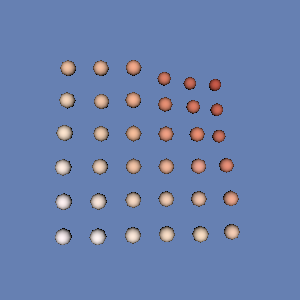

The script that drew this image:
#!/usr/bin/env python

# Read a PLY point cloud and render with sphere glyphs.

import os

import vtkmodules.vtkInteractionStyle  # noqa: F401
import vtkmodules.vtkRenderingFreeType  # noqa: F401
import vtkmodules.vtkRenderingOpenGL2  # noqa: F401

from vtkmodules.vtkFiltersCore import vtkGlyph3D
from vtkmodules.vtkFiltersSources import vtkSphereSource
from vtkmodules.vtkIOPLY import vtkPLYReader
from vtkmodules.vtkRenderingCore import (
    vtkActor,
    vtkPolyDataMapper,
    vtkRenderWindow,
    vtkRenderWindowInteractor,
    vtkRenderer,
)

# Source
data_dir = os.environ.get("VPE_DATA_DIR", os.path.dirname(os.path.abspath(__file__)))

ply_reader = vtkPLYReader()
ply_reader.SetFileName(os.path.join(data_dir, "PointCloud.ply"))
ply_reader.Update()

bounds = ply_reader.GetOutput().GetBounds()
range_x = bounds[1] - bounds[0]
radius = range_x * 0.05

sphere_source = vtkSphereSource()
sphere_source.SetRadius(radius)

# Filter
sphere_glyph = vtkGlyph3D()
sphere_glyph.SetInputConnection(ply_reader.GetOutputPort())
sphere_glyph.SetSourceConnection(sphere_source.GetOutputPort())
sphere_glyph.ScalingOff()
sphere_glyph.SetColorModeToColorByScalar()
sphere_glyph.Update()

# Mapper / Actor - points
point_mapper = vtkPolyDataMapper()
point_mapper.SetInputConnection(ply_reader.GetOutputPort())
point_mapper.ScalarVisibilityOn()

point_actor = vtkActor()
point_actor.SetMapper(point_mapper)

# Mapper / Actor - glyphs
glyph_mapper = vtkPolyDataMapper()
glyph_mapper.SetInputConnection(sphere_glyph.GetOutputPort())

glyph_actor = vtkActor()
glyph_actor.SetMapper(glyph_mapper)

# Renderer
renderer = vtkRenderer()
renderer.AddActor(point_actor)
renderer.AddActor(glyph_actor)
renderer.SetBackground(0.4, 0.5, 0.7)

# Render window
render_window = vtkRenderWindow()
render_window.AddRenderer(renderer)
render_window.SetWindowName("ply reader pointcloud")
render_window.SetMultiSamples(0)
render_window.SetSize(300, 300)

# Interactor
interactor = vtkRenderWindowInteractor()
interactor.SetRenderWindow(render_window)

# Scene
interactor.Initialize()
interactor.Start()
